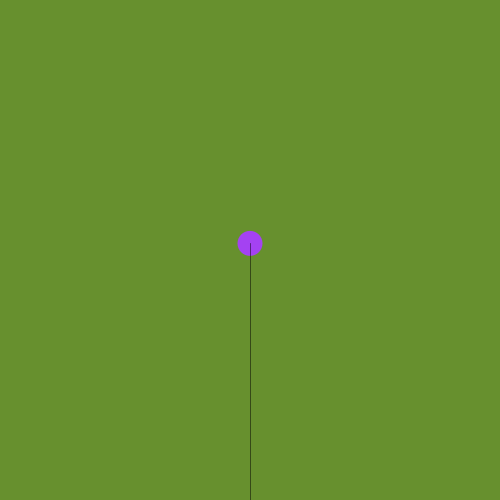
Frame 1 (no input)
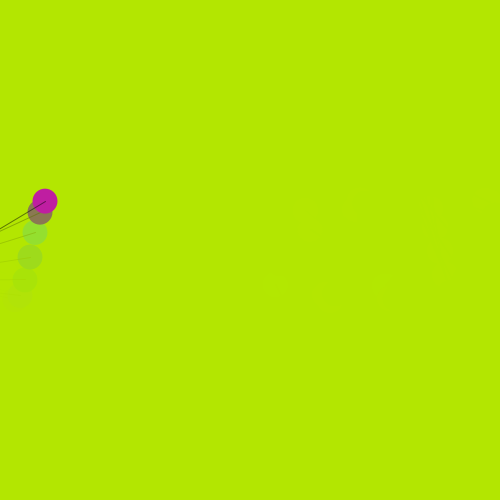
Frame 60 (the mouse pressed at the canvas centre just before this capture)
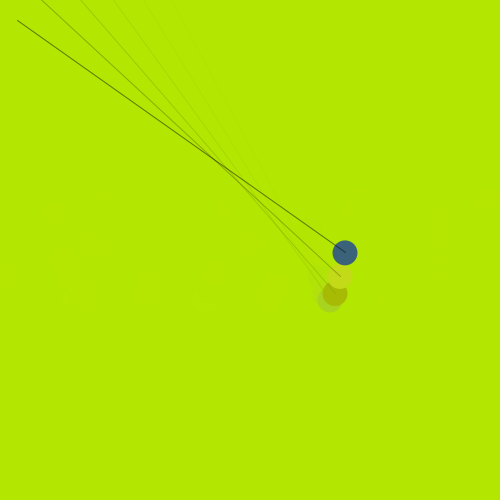
Frame 120 (the mouse held since frame 60 and released just before this capture)

The Processing sketch that drew these frames (run headless with seeded random() and noise(); from frame 60 on, the mouse is pressed at the canvas centre):

// Processing sketch: processing_70061
// ── processing_70061.pde

int cx;
int cy;
float ang;  // -> se representan en radianes ejemplo: 360° = 2*PI o TWO_PI;  180° = PI;  90° = PI/2;

int r,g,b;

//...................................

void setup (){
  
  size(500,500);
  background(30,60,90);
  
  cx=width/2;
  cy=height/2;
  
  ang = 0;
  
}
  
//.................................... > El seno del angulo determina la posici[on en X y el coseno en Y

  void draw(){
    
  noStroke();
  fill(180,230,0,125);
  rect(0,0,width,height);
  
  float posY = 50*sin(cx*0.1);
  
  r=int(random(0,255));
  g=int(random(0,255));
  b=int(random(0,255));
    
  noStroke();
  fill(r,g,b);
  ellipse(cx,posY+cy,25,25);
  
  stroke(0,125);
  line(cx,posY+cy,400*sin(ang)+cx,400*cos(ang)+cy);
  
  ang=ang+TWO_PI/72;
  
  cx+=5;  // equivale a escribir cx= cx+5
  cx=cx%width;
  
  
  
  
  }
